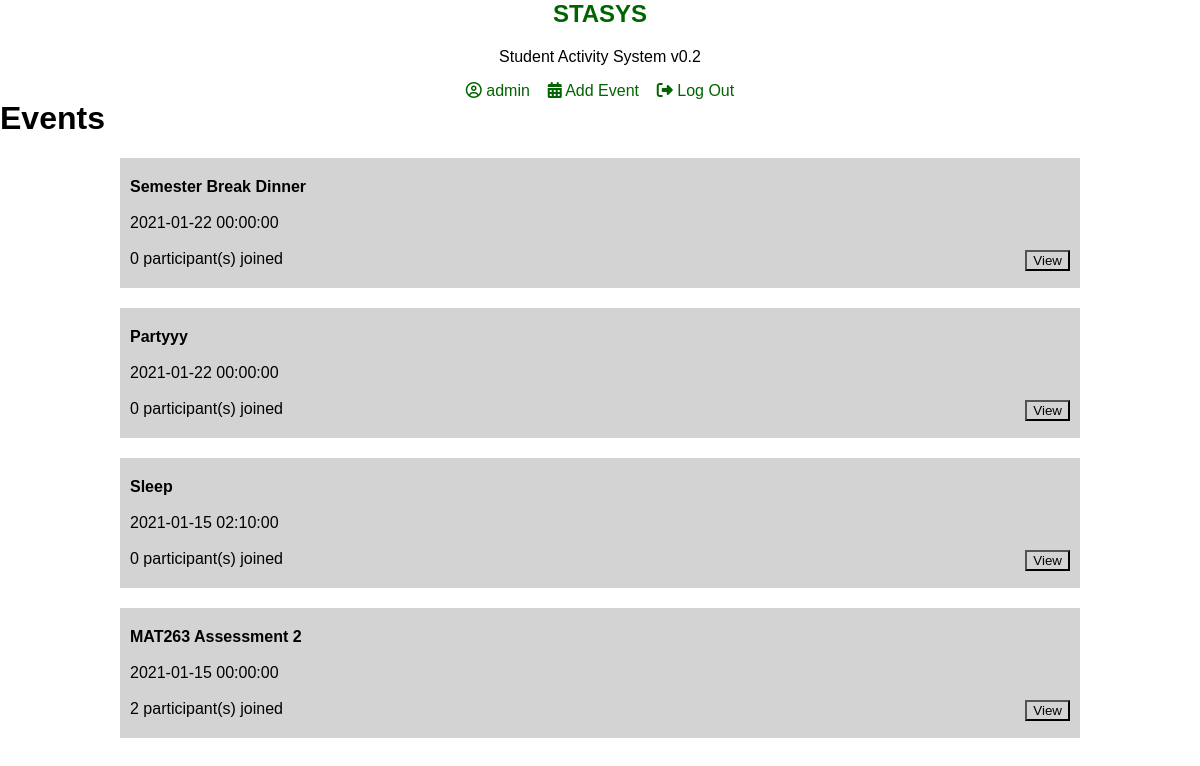
The page /home.php (signed in) on the database its author committed.
### tables this page shows
CREATE TABLE `user` (
  `id` int(5) NOT NULL,
  `un` varchar(50) NOT NULL,
  `pw` varchar(50) NOT NULL,
  `mat_id` varchar(10) NOT NULL,
  `name` varchar(50) NOT NULL,
  `prog` varchar(10) NOT NULL,
  `part` int(2) NOT NULL,
  `created` date NOT NULL DEFAULT current_timestamp()
);

CREATE TABLE `event` (
  `id` int(5) NOT NULL,
  `title` varchar(100) NOT NULL,
  `info` varchar(255) NOT NULL,
  `date_time` datetime NOT NULL,
  `quota` int(5) NOT NULL,
  `u_id` int(5) NOT NULL,
  `created` date NOT NULL DEFAULT current_timestamp()
);

### home.php (the view, shortened to what this page needs)
<?php
	include("config.php");
	$sqluser = "SELECT * FROM user WHERE id ='".$_SESSION['id']."'";
	$query_user = $conn->query($sqluser);
	$rowuser = $query_user->fetch_assoc();
?>
<html>
	<head>
		<link rel="stylesheet" type="text/css" href="./styles.css"/>
	</head>
	<body>
		<nav align="center" class="align-center">
			<a href="home.php"><h1>STASYS</h1></a>
			<p>Student Activity System v0.2</p>
			<a href="user_profile.php"><i class="fa fa-user-circle-o" aria-hidden="true"></i> <?php echo $rowuser['un']; ?></a>&nbsp;&nbsp;&nbsp;
			<a href="event_add.php"><i class="fa fa-calendar" aria-hidden="true"></i> Add Event</a>&nbsp;&nbsp;&nbsp;
			<a href="logout.php"><i class="fa fa-sign-out" aria-hidden="true"></i> Log Out</a>
		</nav>
		<div class="box-base">
			<h1>Events</h1>
		<?php
			$result = mysqli_query($conn, "SELECT * FROM event ORDER BY date_time DESC");
			while($rows=mysqli_fetch_array($result)){
			$count = mysqli_fetch_assoc(mysqli_query($conn, "SELECT COUNT(u_id) as count FROM participation WHERE e_id = ".$rows['id']."")); ?>
	<div class="box-event">
				<b><?php echo $rows['title']; ?></b><br/><br/>
				<?php echo $rows['date_time']; ?><br/><br/>
				<?php
					echo $count['count'].' participant(s) joined';
				?>
				<a href="event.php?no=<?php echo $rows['id']; ?>"><input type="button" style="float: right" value="View"/></a>
			</div>
		<?php } ?>
</div>
	</body>
</html>

### styles.css (style rules this page uses)
* { background-color: #ffffff00; box-sizing: border-box; font-family: 'Arial'; margin-left: 0; margin-right: 0; margin-top: 0; scroll-behavior: smooth; }
nav a { color: darkgreen; text-decoration: none; }
.align-center { width: 50%; margin: auto; }
.box-base { padding: 0; margin: 0 auto 0 auto; width: 1200px; }
.box-event { background-color: lightgray; padding: 20px 10px 20px 10px; margin: 20px auto 20px auto; width: 960px; }

### rows shown on the page
user: un "admin"
event: title "Semester Break Dinner", date_time "2021-01-22 00:00:00", count "0"
event: title "Partyyy", date_time "2021-01-22 00:00:00", count "0"
event: title "Sleep", date_time "2021-01-15 02:10:00", count "0"
event: title "MAT263 Assessment 2", date_time "2021-01-15 00:00:00", count "2"
